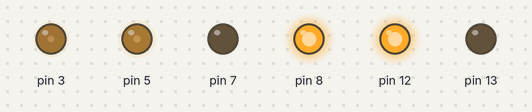
A sketch run on a simulated Arduino Uno, built with avr-gcc and run on an emulated ATmega328P. Parts: output pins drawn as LEDs (lit = HIGH).

Above: at 0.05 s.
At 10.8 s:
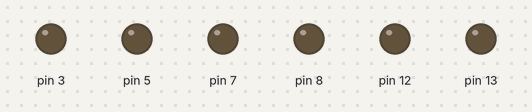
Timing chart, 0 to 15.0 s (numbered marks = the images above):
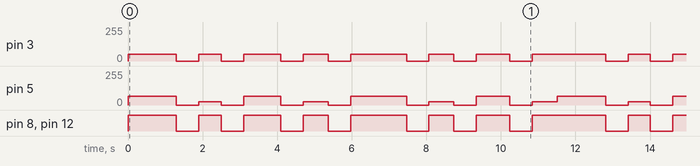

Measured:
- by itself, pin 8, pin 12: repeats every 11.5 s: LOW 0.60 s, HIGH 0.60 s, LOW 0.60 s, HIGH 1.0 s, LOW 0.60 s, HIGH 0.67 s, LOW 0.60 s, HIGH 1.5 s, LOW 0.60 s, HIGH 0.67 s, LOW 0.60 s, HIGH 0.90 s, LOW 0.60 s, HIGH 2.0 s
- by itself, pin 3: repeats every 11.5 s: 0/255 0.60 s, 50/255 0.60 s, 0/255 0.60 s, 50/255 1.0 s, 0/255 0.60 s, 50/255 0.67 s, 0/255 0.60 s, 50/255 1.5 s, 0/255 0.60 s, 50/255 0.67 s, 0/255 0.60 s, 50/255 0.90 s, 0/255 0.60 s, 50/255 2.0 s

The sketch:

ejercicio_robot1.ino
```cpp
void setup() {
  // put your setup code here, to run once:
  Serial.begin(9600);
  pinMode(7, OUTPUT);
  pinMode(8, OUTPUT);
  pinMode(13, OUTPUT);
  pinMode(12, OUTPUT);

}

void loop() {

    adelante();
    delay(1300);
    detenido();
    delay(600);
    giroIzq();
    delay(600);
    detenido();
    delay(600);
    adelante();
    delay(1000);
    detenido();
    delay(600);
    giroIzq();
    delay(670);
    detenido();
    delay(600);
    adelante();
    delay(1500);
    detenido();
    delay(600);
    giroIzq();
    delay(670);
    detenido();
    delay(600);
    adelante();
    delay(900);
    detenido();
    delay(600);
    giroIzq();
    delay(670);


}

void adelante()
{
  digitalWrite(7, LOW);
  digitalWrite(8, HIGH);
  analogWrite(3, 50);

  digitalWrite(13, LOW);
  digitalWrite(12, HIGH);
  analogWrite(5, 65);

}

void giroIzq()
{
  digitalWrite(7, LOW);
  digitalWrite(8, HIGH);
  analogWrite(3, 50);

  digitalWrite(13, LOW);
  digitalWrite(12, HIGH);
  analogWrite(5, 25);

}

void giroDer()
{
  digitalWrite(7, LOW);
  digitalWrite(8, HIGH);
  analogWrite(3, 25);

  digitalWrite(13, LOW);
  digitalWrite(12, HIGH);
  analogWrite(5, 50);

}

void detenido()
{
  digitalWrite(7, LOW);
  digitalWrite(8, LOW);
  analogWrite(3, 0);

  digitalWrite(13, LOW);
  digitalWrite(12, LOW);
  analogWrite(5, 0);

}
```
